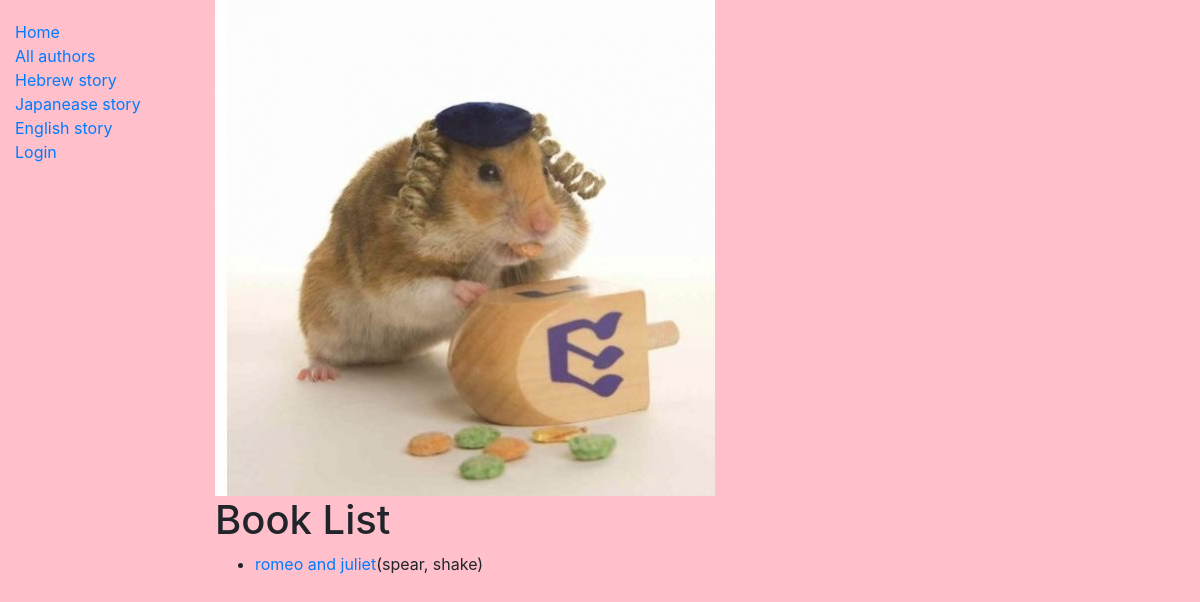
The page /catalog/bk/3 on the database as committed earlier.
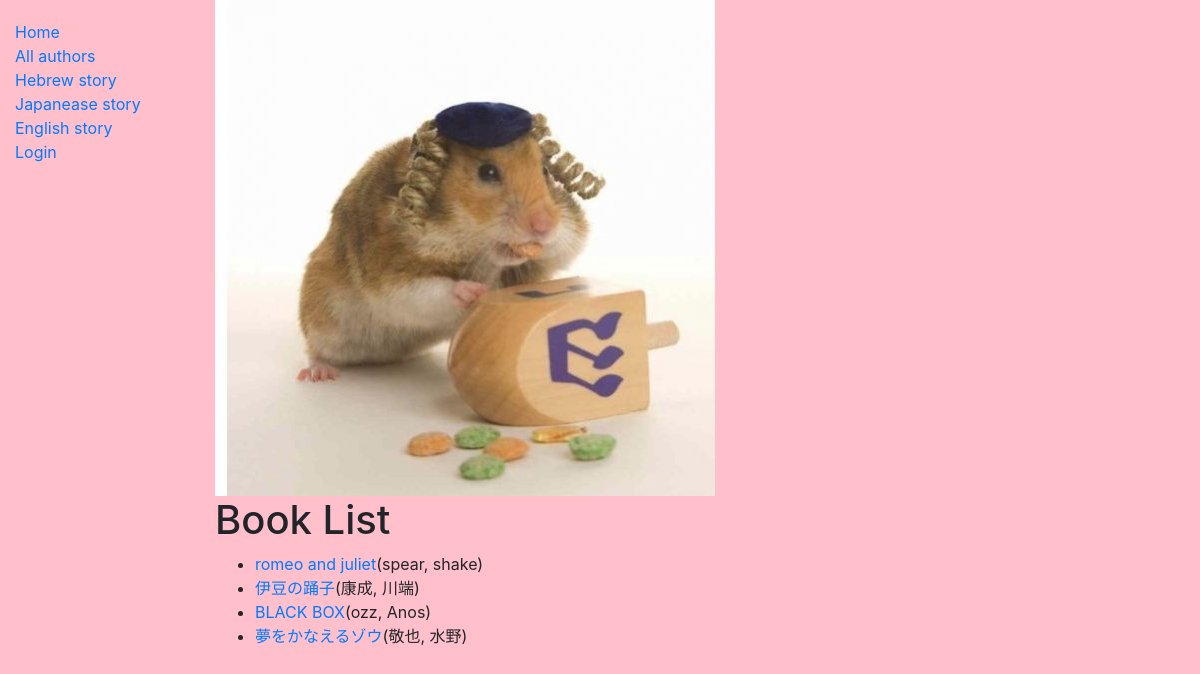
The same page on the database as committed later.
### catalog/models.py (models this page shows, shortened)
class Book(models.Model):
    title = models.CharField(max_length=200)
    author = models.ForeignKey('Author', on_delete=models.SET_NULL, null=True)
    summary = models.TextField(max_length=1000, help_text='Enter a brief description of the book')
    isbn = models.CharField('ISBN', max_length=13, help_text='13 Character <a href="https://www.isbn-international.org/content/what-isbn">ISBN number</a>')
    genre = models.ManyToManyField(Genre, help_text='Select a genre for this book')
    language = models.ForeignKey('Language', on_delete=models.SET_NULL, null=True)
    def get_absolute_url(self):
        return reverse('book-detail', args=[str(self.id)])

class Author(models.Model):
    first_name = models.CharField(max_length=100)
    last_name = models.CharField(max_length=100)
    date_of_birth = models.DateField(null=True, blank=True)
    date_of_death = models.DateField('Died', null=True, blank=True)
    def __str__(self):
        return f'{self.last_name}, {self.first_name}'
    class Meta:
        ordering = ['last_name']

### catalog/views.py (the view)
# urls.py: path('bk/<int:pk>', views.BkDetailView.as_view(), name='book-detail'),
class BkDetailView(generic.ListView):
    model = Book

### catalog/templates/catalog/book_list.html
{% extends "base_generic.html" %}
{% block content %}
{% load static %}
  <img src="{% static 'images/R (1).jpg' %}" alt="mu">
  <h1>Book List</h1>
  {% if book_list %}
  <ul>
    {% for book in book_list %}
      <li>
        <a href="{{ book.get_absolute_url }}">{{ book.title }}</a>({{book.author}})
      </li>
    {% endfor %}
  </ul>
  {% else %}
    <p>There are no books in the library.</p>
  {% endif %}
{% endblock %}

### catalog/templates/base_generic.html (shortened to what this page needs)
<!DOCTYPE html>
<html lang="en">
<head>
  <link rel="stylesheet" href="https://cdn.jsdelivr.net/npm/bootstrap@4.5.3/dist/css/bootstrap.min.css">
  {% load static %}
  <link rel="stylesheet" href="{% static 'css/styles.css' %}">
</head>
<body>
  <div class="container-fluid">
    <div class="row">
      <div class="col-sm-2">
      {% block sidebar %}
        <ul class="sidebar-nav">
          <li><a href="{% url 'index' %}">Home</a></li>
          <li><a href="{% url 'authors' %}">All authors </a></li>
          <li><a href="{% url 'books' %}">Hebrew story</a></li>
          <li><a href="{% url 'boks' %}">Japanease story</a></li>
          <l1><a href="{% url 'bks' %}">English story</a></l1>
            {% if user.is_authenticated %}
   <li>User: {{ user.get_username }}</li>
   <li><a href="{% url 'my-borrowed' %}">My Borrowed</a></li>
   <li><a href="{% url 'logout'%}?next={{request.path}}">Logout</a></li>
   {% else %}
   <li><a href="{% url 'login'%}?next={{request.path}}">Login</a></li>
   {% endif %}
        </ul>
     {% endblock %}
      </div>
      <div class="col-sm-10 ">{% block content %}{% endblock %}</div>
    </div>
  </div>
</body>
</html>

### catalog/static/css/styles.css (style rules this page uses)
.sidebar-nav { margin-top: 20px; padding: 0; list-style: none; }
body { background:pink; background-image: url("images/background.gif"); background-repeat: no-repeat; }

Rows that differ between the two databases and show on the page:
added Book: title "伊豆の踊子", author "康成, 川端"
added Book: title "BLACK BOX", author "ozz, Anos"
added Book: title "夢をかなえるゾウ", author "敬也, 水野"
